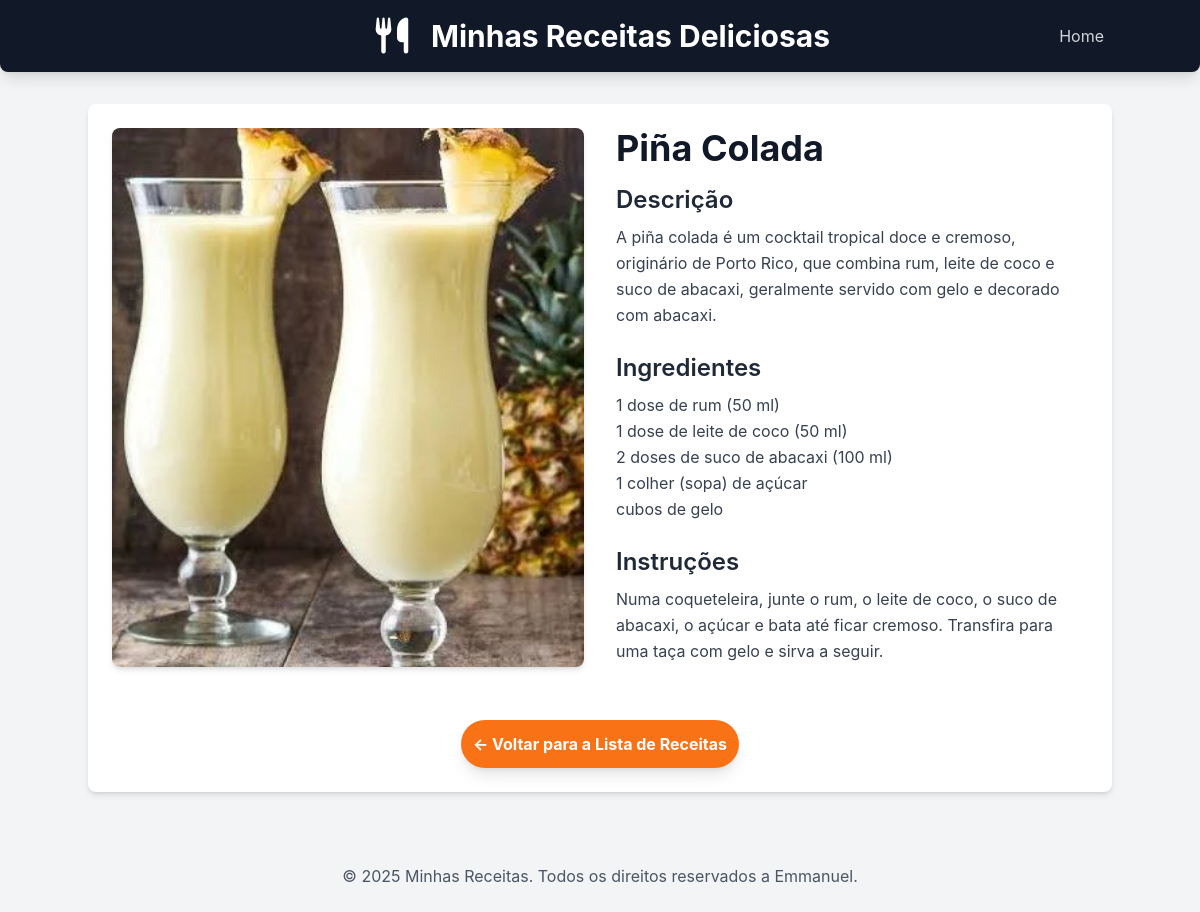
Page /receitas/receita/8/ on the committed database.
### receitas/models.py (models this page shows, shortened)
class Receita(models.Model):
    CATEGORIAS =[
        ('comida','Comida'),
        ('sobremesa','Sobremesa'),
        ('drink','Drink'),
    ]
    title = models.CharField("Título", max_length=200)
    description = models.TextField("Descrição")
    ingredients = models.TextField("Ingredientes")
    instructions = models.TextField("Modo de preparo")
    image = models.ImageField("Imagem", upload_to='receitas/images/', blank=True, null=True)
    categoria = models.CharField("Categoria", max_length=20, choices=CATEGORIAS, default='comida')
    created_at = models.DateTimeField(auto_now_add=True)
    updated_at = models.DateTimeField(auto_now=True)
    class Meta:
        verbose_name = "Receita"
        verbose_name_plural = "Receitas"
        ordering = ['-created_at'] #ordena as receitas pela data de criação (mais novas primeiro)

### receitas/views.py (the view)
# urls.py: path('receita/<int:id>/', views.receita_detail, name='receita_detail'),
def receita_detail(request, id):
    receita = get_object_or_404(Receita, pk=id)
    return render(request, 'receitas/receita_detail.html', {'receita': receita})

### receitas/templates/receitas/receita_detail.html (shortened to what this page needs)
{% extends "receitas/base.html"%}
{% block content %}
<div class="flex flex-col md:flex-row gap-8">
    {% if receita.image %}
    <div class="md:w-1/2">
        <img src="{{receita.image.url}}" alt="[Imagem de {{receita.title}}]"
            class="w-full h-auto object-cover rounded-lg shadow-md">
    </div>
    {% endif %}
    <div class="md:w-1/2">
        <h2 class="text-4xl font-bold text-gray-900 mb-4">{{receita.title}}</h2>
        <h3 class="text-2xl font-semibold text-gray-800 mb-2">Descrição</h3>
        <p class="text-gray-700 mb-6 leading-relaxed">{{receita.description}}</p>
        <h3 class="text-2xl font-semibold text-gray-800 mb-2">Ingredientes</h3>
        <p class="text-gray-700 mb-6 leading-relaxed whitespace-pre-wrap">{{receita.ingredients}}</p>
        <h3 class="text-2xl font-semibold text-gray-800 mb-2">Instruções</h3>
        <p class="text-gray-700 mb-6 leading-relaxed whitespace-pre-wrap">{{receita.instructions}}</p>
    </div>
</div>
<div class="mt-8 text-center">
    <a href="{% url 'home' %}"
        class="inline-block bg-orange-500 hover:bg-orange-600 text-white font-bold py-3 px-3 rounded-full transition duration-300 ease-in-out shadow-lg">
        &larr; Voltar para a Lista de Receitas
    </a>
</div>
{%endblock%}

### receitas/templates/receitas/base.html (style rules this page uses)
body { font-family: 'Inter', sans-serif; }

### rows in the picture
Receita: image (picture), title "Piña Colada", description "A piña colada é um cocktail tropical doce e cremoso, originário de Porto Rico, que combina rum, leite de coco e suco de abacaxi, geralmente servido com gelo e decorado com abacaxi.", ingredients "1 dose de rum (50 ml) 1 dose de leite de coco (50 ml) 2 doses de suco de abacaxi (100 ml) 1 colher (sopa) de açúcar cubos de gelo", instructions "Numa coqueteleira, junte o rum, o leite de coco, o suco de abacaxi, o açúcar e bata até ficar cremoso. Transfira para uma taça com gelo e sirva a seguir."
